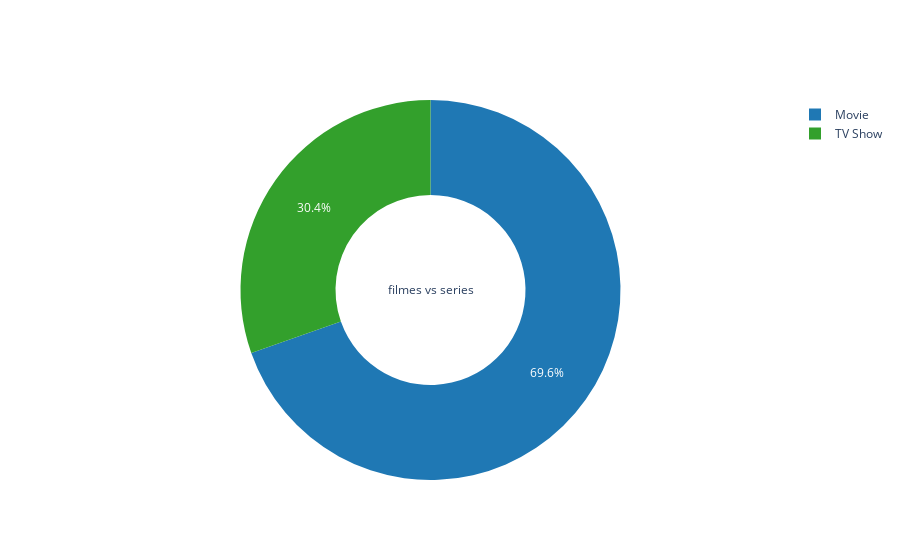

The notebook cell saved with this chart:
### Code cell
# Paleta de cores "Colorblind"
colors = ['#1f78b4', '#33a02c']

fig = go.Figure(data=[go.Pie(labels=df['type'].value_counts().index, 
                             values=df['type'].value_counts().values,
                             hole=0.5,
                             title='filmes vs series',
                             marker=dict(colors=colors))])

fig.show()

### Figure 1 — Plotly figure (JSON) as saved in the notebook; plotly's stock layout.template omitted (floating-point values rounded to 4 significant figures)
{"data": [{"hole": 0.5, "labels": ["Movie", "TV Show"], "marker": {"colors": ["#1f78b4", "#33a02c"]}, "title": {"text": "filmes vs series"}, "type": "pie", "values": [6131, 2676]}], "layout": {}}
